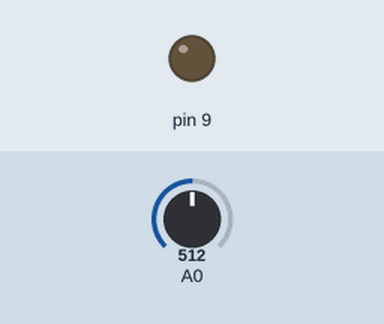
Recording of a sketch running on a simulated Arduino Uno, built with avr-gcc and run on an emulated ATmega328P. On the bench: output pins drawn as LEDs (lit = HIGH). Inputs (shaded band) come from the test bench; at power-on: A0 = 512.

Above: at 1.2 s.
1.3 s: A0 set to 364
2.8 s: A0 set to 340
At 4.0 s:
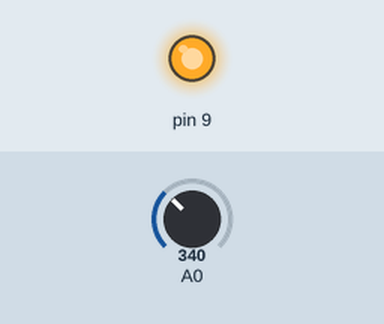
4.3 s: A0 set to 436
5.8 s: A0 set to 463
At 6.5 s:
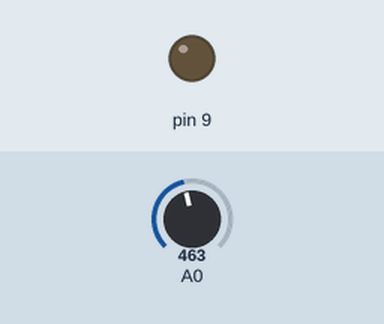
7.3 s: A0 set to 306
At 7.7 s:
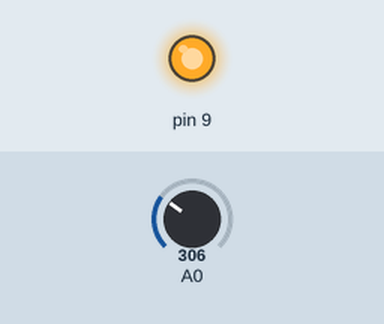
Timing chart, 0 to 9.8 s (numbered marks = the images above; inputs shaded):
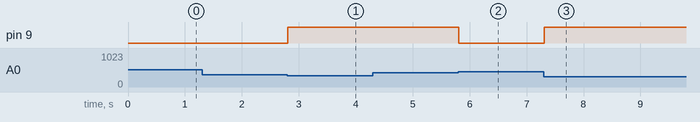

Measured:
- the behaviour switches between 350 and 349 on A0 (found by bisection; images 0 and 1)
- the behaviour switches between 450 and 451 on A0 (found by bisection; images 1 and 2)
- after the input at 1.3 s, every drawn part: stays the same
- after the input at 2.8 s, pin 9: LOW → HIGH at once
- after the input at 4.3 s, every drawn part: stays the same
- after the input at 5.8 s, pin 9: HIGH → LOW at once
- after the input at 7.3 s, pin 9: LOW → HIGH at once

The sketch:

automatic_streetlight.ino
```cpp
void setup() {
  pinMode(9, OUTPUT);
}

void loop() {
  int light = analogRead(A0);

  if (light < 350) {
    digitalWrite(9, HIGH);
  }

  if (light > 450) {
    digitalWrite(9, LOW);
  }

  delay(100);
}
```
